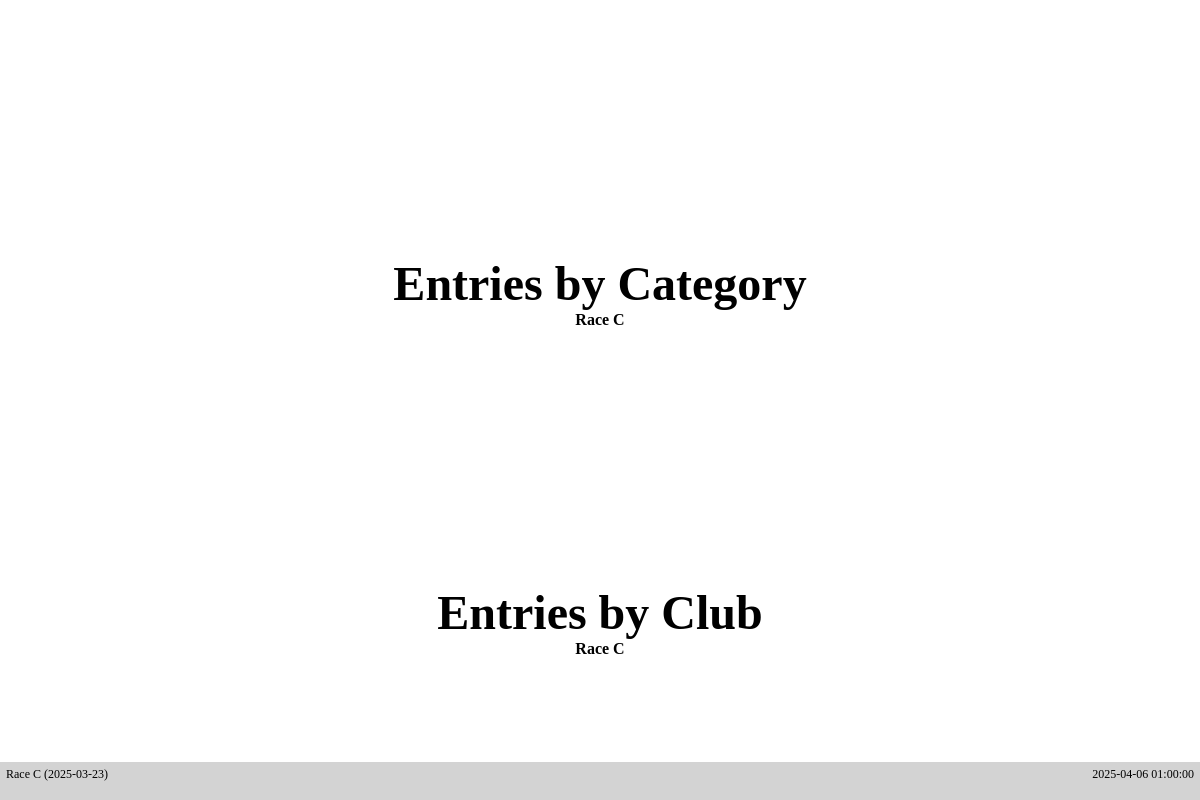
The page /race/11/entries/paginated (signed in) on the database as committed earlier.
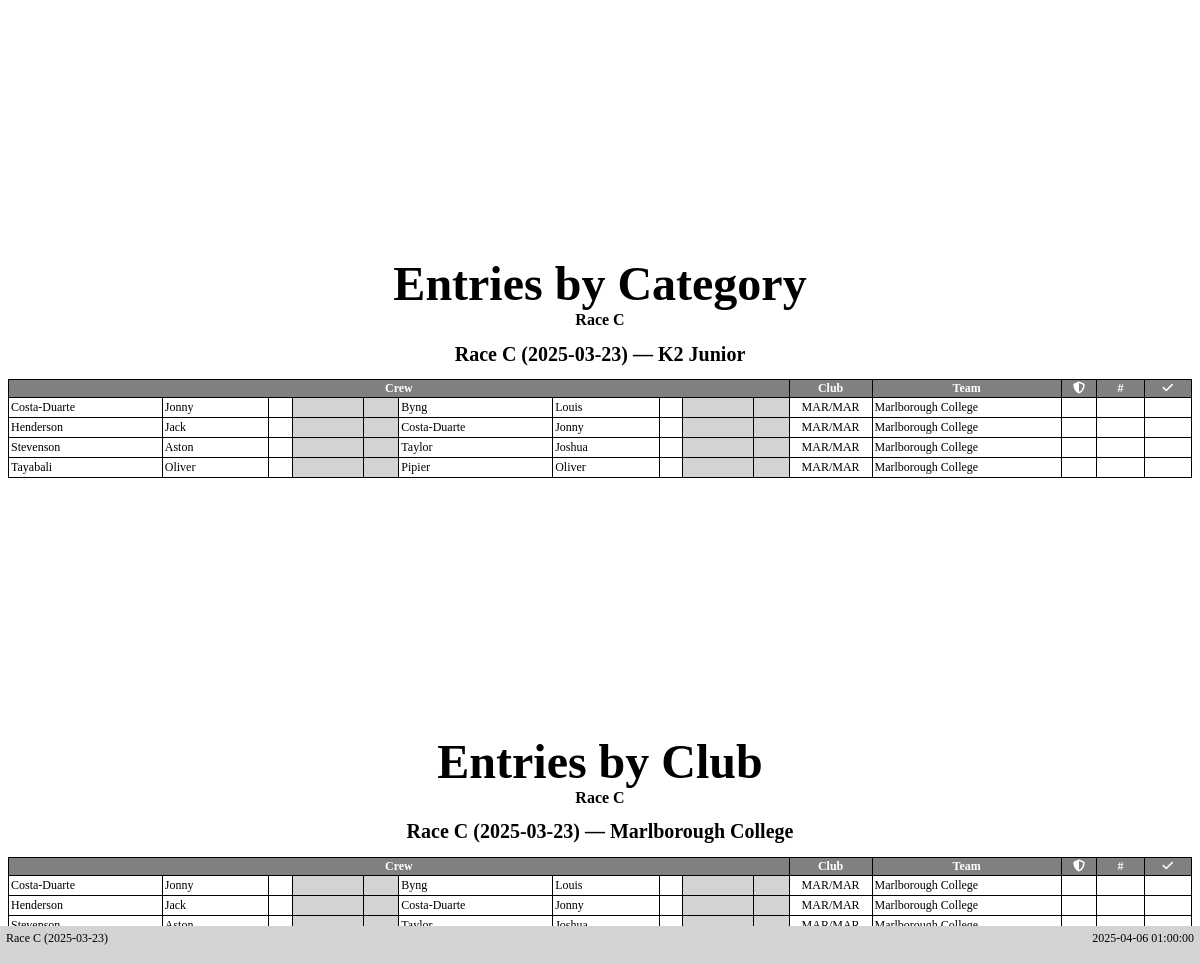
The same page on the database as committed later.
### database/database/race.py (models this page shows, shortened)
class Race(Base):
    __tablename__ = "race"
    __table_args__ = (UniqueConstraint("name", "date", name="uq_race_name_date"),)
    id = Column(Integer, primary_key=True)
    name = Column(String, nullable=False)
    date = Column(Date, nullable=False)
    series_id = Column(Integer, ForeignKey(Series.id), index=True)
    time_min_start = Column(String)
    time_max_start = Column(String)
    time_min_finish = Column(String)
    time_max_finish = Column(String)
    time_adjustment = Column(Integer)
    series = relationship(Series, backref="races", lazy="joined")

### database/database/entry.py (models this page shows, shortened)
class Entry(Base):
    __tablename__ = "entry"
    id = Column(Integer, primary_key=True)
    race_id = Column(Integer, ForeignKey(Race.id), index=True)
    category_id = Column(Integer, ForeignKey(Category.id), index=True)
    boat_type = Column(boat_type, index=True)
    entry_number = Column(Integer)
    series_id = Column(Integer, ForeignKey(Series.id), index=True)
    time_start = Column(String)
    time_finish = Column(String)
    time_adjustment = Column(Integer)
    registered = Column(Boolean, default=False, nullable=False)
    retired = Column(Boolean, default=False, nullable=False)
    scratched = Column(Boolean, default=False, nullable=False)
    disqualified = Column(Boolean, default=False, nullable=False)
    note = Column(Text)
    category = relationship(Category, backref="entries", lazy="joined")
    race = relationship(Race, backref="entries", lazy="joined")
    race_number = relationship("Number", secondary="number_entry", uselist=False)
    crews = relationship("Crew", lazy="joined", order_by="Crew.paddler_id")
    @property
    def team(self):
        teams = [
            team
            for crew in self.crews
            for team in crew.paddler.teams
            if self.race.series_id == team.series_id
        ]
        unique = list(set(teams))
        if len(unique) == 1 and len(teams) == len(self.crews):
            return teams[0]
        else:
            return None
    @property
    def services(self):
        services = [crew.services for crew in self.crews]
        return len(services) > 0 and all(services)
    @property
    def clubs(self):
        clubs = [crew.club for crew in self.crews]
        clubs = [club.code if club.code else "—" for club in clubs]
        return "/".join(clubs)

### database/database/category.py (models this page shows, shortened)
class Category(Base):
    __tablename__ = "category"
    __table_args__ = (UniqueConstraint("label", name="uq_category_label"),)
    id = Column(Integer, primary_key=True)
    label = Column(String)

### database/database/paddler.py (models this page shows, shortened)
class Paddler(Base):
    __tablename__ = "paddler"
    id = Column(Integer, primary_key=True)
    membership_number = Column(Integer)
    membership_expiry = Column(Date)
    membership_body_id = Column(Integer, ForeignKey(MembershipBody.id))
    division = Column(Integer)
    title = Column(String)
    first = Column(String)
    middle = Column(String)
    last = Column(String)
    gender = Column(String(1))
    suffix = Column(String)
    dob = Column(Date)
    address = Column(String)
    email = Column(String)
    phone = Column(String)
    emergency_name = Column(String)
    emergency_phone = Column(String)
    age_group_id = Column(Integer, ForeignKey(AgeGroup.id), index=True)
    age_group = relationship(AgeGroup, backref="paddlers", lazy="joined")
    membership_body = relationship(MembershipBody, backref="paddlers", lazy="joined")
    teams = relationship("Team", secondary="team_paddler", back_populates="paddlers")
    @hybrid_property
    def name(self):
        return combine_names(self.first, self.middle, self.last)
    @property
    def membership(self):
        membership = self.membership_number
        if membership and self.membership_body:
            membership = self.membership_body.acronym + str(membership)
        return membership
    @property
    def membership_expired(self):
        if self.membership_expiry:
            return self.membership_expiry < date.today()
        else:
            return True

### database/database/crew.py (models this page shows, shortened)
class Crew(Base):
    __tablename__ = "crew"
    id = Column(Integer, primary_key=True)
    paddler_id = Column(Integer, ForeignKey(Paddler.id), index=True)
    club_id = Column(String(3), ForeignKey(Club.id), index=True)
    entry_id = Column(Integer, ForeignKey(Entry.id), index=True)
    services = Column(Boolean, server_default=expression.false())
    due = Column(Numeric)
    paid = Column(Numeric)
    paddler = relationship(Paddler, backref="crews", lazy="joined")
    club = relationship("Club", backref="crews", lazy="joined")
    entry = relationship(Entry, lazy="joined", overlaps="crews")

### database/database/club.py (models this page shows, shortened)
class Club(Base):
    __tablename__ = "club"
    id = Column(Integer, primary_key=True)
    name = Column(String)
    code_regex = Column(String())
    services = Column(Boolean, server_default=expression.false())
    @property
    def code(self):
        return self.code_regex.split("|")[0] if self.code_regex else None

### database/database/team.py (models this page shows, shortened)
class Team(Base):
    __tablename__ = "team"
    __table_args__ = (
        UniqueConstraint("name", "series_id", name="uq_team_name_series"),
    )
    id = Column(Integer, primary_key=True)
    name = Column(String)
    team_type_id = Column(Integer, ForeignKey(TeamType.id), nullable=False)
    series_id = Column(Integer, ForeignKey(Series.id), index=True, nullable=False)
    type = relationship(TeamType, backref="teams")
    series = relationship(Series, backref="teams", lazy="joined")
    paddlers = relationship("Paddler", secondary="team_paddler", back_populates="teams")
    def __str__(self):
        return self.name

### paddle/views/race/entries/export.py (the view)
@blueprint.route("/race/<race_id>/entries/paginated")
@login_required
def race_entries_paginated(race_id):
    race = session.get(db.Race, race_id)
    entries = session.query(db.Entry).filter(db.Entry.race_id == race_id).all()
    categories = db.entries_get_categories(entries)
    clubs = db.entries_get_clubs(entries)
    for entries in categories.values():
        entries.sort(key=lambda x: x.crews[0].paddler.last, reverse=False)
    for entries in clubs.values():
        entries.sort(
            key=lambda x: str(x.team) + "|" + x.crews[0].paddler.last, reverse=False
        )
    return render_template(
        "race-entries-paginated.j2",
        race=race,
        categories=categories,
        clubs=clubs,
        timestamp=datetime.datetime.now(),
    )

### database/database/entry.py (called while the page is built)
def entries_get_categories(entries):
    categories = set()
    for entry in entries:
        categories.add((entry.category.id, entry.category.label))
    categories = OrderedDict(sorted(categories, key=lambda t: t[0]))
    categories = {label: [] for id, label in categories.items()}
    for entry in entries:
        categories[entry.category.label].append(entry)
    return categories

def entries_get_clubs(entries):
    clubs = set()
    for entry in entries:
        for crew in entry.crews:
            if crew.club:
                clubs.add((crew.club.id, crew.club.name))
    clubs = OrderedDict(sorted(clubs, key=lambda t: t[1]))
    clubs = {name: set() for id, name in clubs.items()}
    for entry in entries:
        for crew in entry.crews:
            if crew.club:
                clubs[crew.club.name].add(entry)
    for key in clubs:
        clubs[key] = list(clubs[key])
    return clubs

### paddle/templates/race-entries-paginated.j2 (shortened to what the changed rows need)
{% extends "base-minimal.j2" %}
{% block styles %}
<link rel="stylesheet" type="text/css" href="/css/paginated-a4-landscape.css">
<link rel="stylesheet" type="text/css" href="/css/paginated-a4-landscape-compact.css">
<link rel="stylesheet" type="text/css" href="/css/paginated-a4-landscape-entries.css">
{% include 'common/load-css-font-awesome.j2' %}
{% endblock %}
{% block footer %}
<div style="width: 100%;">
    <div class="title">
        {{ race.name }} ({{ race.date }})
    </div>
    <div class="timestamp">
        {{ timestamp.strftime('%Y-%m-%d %H:%M:%S') }}
    </div>
</div>
{% endblock %}
{% block content %}
{% set ROWS_PER_PAGE = 30 -%}
<div class="break">
<h1 class="banner">Entries by Category</h1>
<h2 class="banner">{{ race.name }}</h2>
</div>
{% for category, entries in categories.items() %}
    {% for entry in entries %}
        {% if (loop.index % ROWS_PER_PAGE) == 1 %}
<div class="break">
    <h1 style="text-align: center;">{{ race.name }} ({{ race.date }}) — {{ category }}</h1>
    <table class="border">
        <tr>
            <th style="text-align: center;" colspan="10">Crew</th>
            <th style="width: 7%; text-align: center;">Club</th>
            <th style="width: 16%; text-align: center;">Team</th>
            <th style="width: 3%; text-align: center;"><i class="fas fa-shield-alt"></i></th>
            <th style="width: 4%; text-align: center;">#</th>
            <th style="text-align: center;"><i class="fas fa-check"></i></th>
        </tr>
        {% endif %}
        <tr>
            <td style="width: 13%;">
                {{ entry.crews[0].paddler.last }}
            </td>
            <td style="width: 9%;">
                {{ entry.crews[0].paddler.first }}
            </td>
            <td style="width: 2%; text-align: center;">
            </td>
            <td style="width: 6%;" class="{% if entry.crews[0].paddler.membership_expired %}highlight{% endif %}">
            </td>
            <td style="width: 3%;" class="{% if not entry.crews[0].paid %}highlight{% endif %}">
            </td>
            <td style="width: 13%;">
                {% if entry.crews[1] %}
                {{ entry.crews[1].paddler.last }}
                {% endif %}
            </td>
            <td style="width: 9%;">
                {% if entry.crews[1] %}{{ entry.crews[1].paddler.first }}{% endif %}
            </td>
            <td style="width: 2%; text-align: center;">
            </td>
            <td style="width: 6%;" class="{% if entry.crews[1] and entry.crews[1].paddler.membership_expired %}highlight{% endif %}">
            </td>
            <td style="width: 3%;" class="{% if entry.crews[1] and not entry.crews[1].paid %}highlight{% endif %}">
            </td>
            <td style="text-align: center;">{{ entry.clubs }}</td>
            <td>{% if entry.team %}{{ entry.team }}{% endif %}</td>
            <td style="text-align: center;">{% if entry.services %}<i class="fas fa-check"></i>{% endif %}</td>
            <td style="text-align: center;">{% if entry.race_number %}{{ entry.race_number }}{% endif %}</td>
            <td></td>
        </tr>
        {% if loop.last or ((loop.index + 1) % ROWS_PER_PAGE) == 1 %}
    </table>
</div>
        {% endif %}
    {% endfor %}
{% endfor %}
<div class="break">
<h1 class="banner">Entries by Club</h1>
<h2 class="banner">{{ race.name }}</h2>
</div>
{% for club, entries in clubs.items() %}
    {% for entry in entries %}
        {% if (loop.index % ROWS_PER_PAGE) == 1 %}
<div class="break">
    <h1 style="text-align: center;">{{ race.name }} ({{ race.date }}) — {{ club }}</h1>
    <table class="border">
        <tr>
            <th style="text-align: center;" colspan="10">Crew</th>
            <th style="width: 7%; text-align: center;">Club</th>
            <th style="width: 16%; text-align: center;">Team</th>
            <th style="width: 3%; text-align: center;"><i class="fas fa-shield-alt"></i></th>
            <th style="width: 4%; text-align: center;">#</th>
            <th style="text-align: center;"><i class="fas fa-check"></i></th>
        </tr>
        {% endif %}
        <tr>
            <td style="width: 13%;">
                {{ entry.crews[0].paddler.last }}
            </td>
            <td style="width: 9%;">
                {{ entry.crews[0].paddler.first }}
            </td>
            <td style="width: 2%; text-align: center;">
            </td>
            <td style="width: 6%;" class="{% if entry.crews[0].paddler.membership_expired %}highlight{% endif %}">
            </td>
            <td style="width: 3%;" class="{% if not entry.crews[0].paid %}highlight{% endif %}">
            </td>
            <td style="width: 13%;">
                {% if entry.crews[1] %}
                {{ entry.crews[1].paddler.last }}
                {% endif %}
            </td>
            <td style="width: 9%;">
                {% if entry.crews[1] %}{{ entry.crews[1].paddler.first }}{% endif %}
            </td>
            <td style="width: 2%; text-align: center;">
            </td>
            <td style="width: 6%;" class="{% if entry.crews[1] and entry.crews[1].paddler.membership_expired %}highlight{% endif %}">
            </td>
            <td style="width: 3%;" class="{% if entry.crews[1] and not entry.crews[1].paid %}highlight{% endif %}">
            </td>
            <td style="text-align: center;">{{ entry.clubs }}</td>
            <td>{% if entry.team %}{{ entry.team }}{% endif %}</td>
            <td style="text-align: center;">{% if entry.services %}<i class="fas fa-check"></i>{% endif %}</td>
            <td style="text-align: center;">{% if entry.race_number %}{{ entry.race_number }}{% endif %}</td>
            <td></td>
        </tr>
        {% if loop.last or ((loop.index + 1) % ROWS_PER_PAGE) == 1 %}
    </table>
</div>
        {% endif %}
    {% endfor %}
{% endfor %}
{% endblock %}

Rows that differ between the two databases and show on the page:
added Entry: {{ race.name }} "Race C", {{ race.date }} "2025-03-23", last "Costa-Duarte", first "Jonny", last "Byng", first "Louis", clubs "MAR/MAR", team "Marlborough College"
now on this page (row unchanged): Category: label "K2 Junior"
added Entry: last "Henderson", first "Jack", last "Costa-Duarte", first "Jonny", clubs "MAR/MAR", team "Marlborough College"
added Entry: last "Stevenson", first "Aston", last "Taylor", first "Joshua", clubs "MAR/MAR", team "Marlborough College"
added Entry: last "Tayabali", first "Oliver", last "Pipier", clubs "MAR/MAR", team "Marlborough College"
now on this page (row unchanged): Club: name "Marlborough College"
